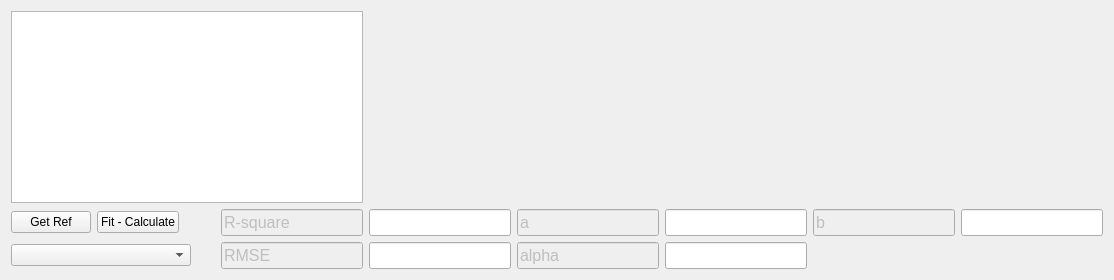
          <widget class="QWidget" name="tab_2">
           <attribute name="title">
            <string>RED</string>
           </attribute>
           <layout class="QGridLayout" name="gridLayout_35">
            <item row="5" column="0" colspan="4">
             <widget class="QComboBox" name="RED_method"/>
            </item>
            <item row="5" column="11">
             <widget class="QLineEdit" name="RED_fit_02_text">
              <property name="font">
               <font>
                <pointsize>12</pointsize>
               </font>
              </property>
             </widget>
            </item>
            <item row="4" column="10">
             <widget class="QLineEdit" name="RED_fit_01">
              <property name="enabled">
               <bool>false</bool>
              </property>
              <property name="font">
               <font>
                <pointsize>12</pointsize>
               </font>
              </property>
              <property name="text">
               <string>a</string>
              </property>
             </widget>
            </item>
            <item row="5" column="8">
             <widget class="QLineEdit" name="RED_RMSE">
              <property name="enabled">
               <bool>false</bool>
              </property>
              <property name="font">
               <font>
                <pointsize>12</pointsize>
               </font>
              </property>
              <property name="text">
               <string>RMSE</string>
              </property>
             </widget>
            </item>
            <item row="4" column="1">
             <widget class="QPushButton" name="RED_calc_cal">
              <property name="text">
               <string>Fit - Calculate</string>
              </property>
             </widget>
            </item>
            <item row="2" column="9" rowspan="2" colspan="5">
             <widget class="QWidget" name="RED_plot_02" native="true"/>
            </item>
            <item row="4" column="0">
             <widget class="QPushButton" name="RED_get_ref">
              <property name="text">
               <string>Get Ref</string>
              </property>
             </widget>
            </item>
            <item row="4" column="8">
             <widget class="QLineEdit" name="RED_r_square">
              <property name="enabled">
               <bool>false</bool>
              </property>
              <property name="font">
               <font>
                <pointsize>12</pointsize>
               </font>
              </property>
              <property name="text">
               <string>R-square</string>
              </property>
             </widget>
            </item>
            <item row="4" column="11">
             <widget class="QLineEdit" name="RED_fit_01_text">
              <property name="font">
               <font>
                <pointsize>12</pointsize>
               </font>
              </property>
             </widget>
            </item>
            <item row="4" column="12">
             <widget class="QLineEdit" name="RED_fit_03">
              <property name="enabled">
               <bool>false</bool>
              </property>
              <property name="font">
               <font>
                <pointsize>12</pointsize>
               </font>
              </property>
              <property name="text">
               <string>b</string>
              </property>
             </widget>
            </item>
            <item row="0" column="9" rowspan="2" colspan="5">
             <widget class="QWidget" name="RED_plot_01" native="true"/>
            </item>
            <item row="4" column="9">
             <widget class="QLineEdit" name="RED_r_square_text">
              <property name="font">
               <font>
                <pointsize>12</pointsize>
               </font>
              </property>
             </widget>
            </item>
            <item row="4" column="13">
             <widget class="QLineEdit" name="RED_fit_03_text">
              <property name="font">
               <font>
                <pointsize>12</pointsize>
               </font>
              </property>
             </widget>
            </item>
            <item row="0" column="0" rowspan="4" colspan="9">
             <widget class="QTableWidget" name="tableRED"/>
            </item>
            <item row="5" column="10">
             <widget class="QLineEdit" name="RED_fit_02">
              <property name="enabled">
               <bool>false</bool>
              </property>
              <property name="font">
               <font>
                <pointsize>12</pointsize>
               </font>
              </property>
              <property name="text">
               <string>alpha</string>
              </property>
             </widget>
            </item>
            <item row="5" column="9">
             <widget class="QLineEdit" name="RED_RMSE_text">
              <property name="font">
               <font>
                <pointsize>12</pointsize>
               </font>
              </property>
             </widget>
            </item>
           </layout>
          </widget>
